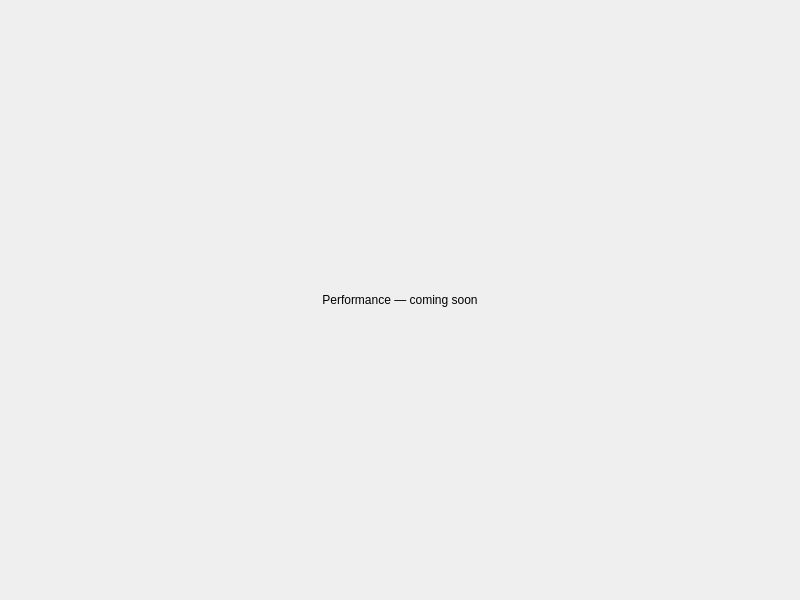
<?xml version="1.0" encoding="UTF-8"?>
<ui version="4.0">
 <class>PerformanceWidget</class>
 <widget class="QWidget" name="PerformanceWidget">
  <property name="geometry">
   <rect>
    <x>0</x>
    <y>0</y>
    <width>800</width>
    <height>600</height>
   </rect>
  </property>
  <layout class="QVBoxLayout" name="verticalLayout">
   <item>
    <widget class="QLabel" name="placeholderLabel">
     <property name="text">
      <string>Performance — coming soon</string>
     </property>
     <property name="alignment">
      <set>Qt::AlignCenter</set>
     </property>
    </widget>
   </item>
  </layout>
 </widget>
 <resources/>
 <connections/>
</ui>
